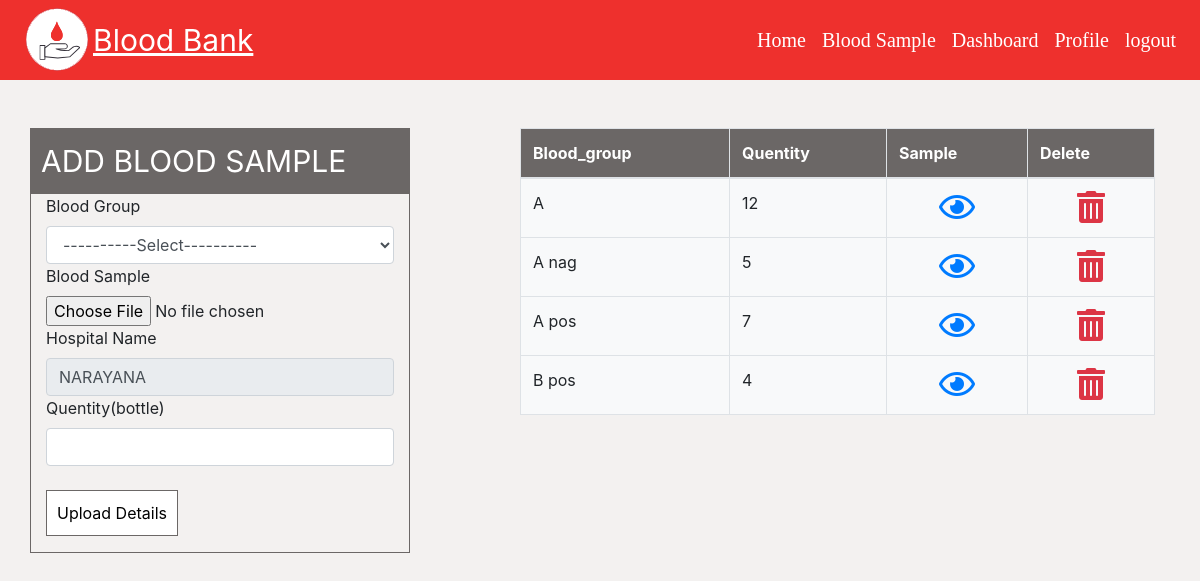
Page /add_blood.php (signed in) on the committed database.
### tables this page shows
CREATE TABLE `hospital_reg` (
  `h_id` varchar(100) NOT NULL,
  `h_name` varchar(100) NOT NULL,
  `email` varchar(50) NOT NULL,
  `phone` bigint(20) NOT NULL,
  `password` varchar(20) NOT NULL,
  `pss_reset` varchar(100) DEFAULT NULL,
  `type` varchar(50) NOT NULL,
  `question` varchar(100) NOT NULL,
  `answer` varchar(100) NOT NULL
);

CREATE TABLE `upload_blood` (
  `b_id` varchar(100) NOT NULL,
  `h_id` varchar(100) NOT NULL,
  `h_name` varchar(100) NOT NULL,
  `b_group` varchar(10) NOT NULL,
  `sample` varchar(400) NOT NULL,
  `qnty` int(11) NOT NULL
);

### add_blood.php (the view, shortened to what this page needs)
<?php
include("navbar.php");
$username = $_SESSION["username"];
$userTable = '';
 ?>
 <!DOCTYPE html>
 <html lang="en">
 <head>
 	<link rel="stylesheet" href="style/dashboard.css">
 </head>
 <body>
 	<div class="container mt-5">
 		<div class="row">
 			<div class="col-md-4 border-form" id="add_blood">
 				<div class="row">
 					<div class="col-md-12 form-header">
 						<span class="add_blood_text">ADD BLOOD SAMPLE</span>
 					</div>
 				</div>
		 		<form action="" method="POST" enctype="multipart/form-data" class="form-group">
		 			<?php
		 				$slt_reg = "SELECT * FROM $userTable WHERE email = '$username'";
		 				if ($sel = mysqli_query($conn,$slt_reg))
		 				{
			 				if($result = mysqli_fetch_array($sel))
			 				{
			 					$hospital = $result["h_name"];
			 					$h_id = $result["h_id"];
			 					?>
			 					<label for="Blood Group">Blood Group</label>
									<select name="blood_group" id="" class="form-control" required="true">
										<option value="">----------Select----------</option>
									</select>
		<label for="Sample Image">Blood Sample</label> <br>
  			<input type="file" name="blood_sample" accept="image/*" required="true" />
		<label for="hospital">Hospital Name</label>
		<input type="text" value='<?php echo strtoupper($hospital); ?>' name='hospital' class='form-control' readonly='true'>
		<label for="quentity">Quentity(bottle)</label>
		<input type="number" name="qnty" class="form-control" required="true">
		<br>
			 					<?php
			 				}
			 				else
			 				{
			 					echo $conn-error;
			 				}
		 				}
		 				else
		 				{
		 					echo $conn->error;
		 				}
		 			 ?>
		 			 <input type="submit" name="details" value="Upload Details" class="form-btn">
		 		</form>
 			</div>
 			<div class="offset-md-1 col-md-7">
 				<div style="overflow-x: auto; height: 100%;">
 					<table class="table table-bordered bg-light">
 						<thead class="form-header">
	 						<tr>
	 							<th>Blood_group</th>
	 							<th>Quentity</th>
	 							<th>Sample</th>
	 							<th>Delete</th>
	 						</tr>
 						</thead>
 						<?php
 							$slt_blood = "SELECT * FROM upload_blood WHERE h_id='$h_id'";
 							if ($result2 = mysqli_query($conn,$slt_blood))
 							{
	 							while ($row = mysqli_fetch_array($result2))
	 							{
	 								$blood_id = $row["b_id"];
	 								echo "<tr>";
	 								?>
										<td><?php echo $row["b_group"]; ?></td>
										<td><?php echo $row["qnty"]; ?></td>
										<td class="text-center">
											<a  href="<?php echo $row["sample"]; ?>" target='_blank'>
												<i class="far fa-eye fa-2x"></i>
											</a>
										</td>
										<td class="text-center">
									<?php
										echo "<a href='add_blood.php?deleteblood=$blood_id'>";
									?>
											<i class="fas fa-trash-alt fa-2x text-danger"></i>
											</a>
										</td>
	 								<?php
	 								echo "</tr>";
	 							}
 							}
 						 ?>
 					</table>
 				</div>
 			</div>
 		</div>
 	</div>
 </body>
 </html>

### style/index.css (style rules this page uses)
body,html { font-family: Adobe Fangsong Std R; }

### style/dashboard.css (style rules this page uses)
.add_blood_text { font-size: 30px; }
.form-header { background-color: #6B6766; color: white; padding: 10px; }
.border-form { border: 1px solid #6B6766; }
.form-btn { border: 1px solid #6B6766; padding: 10px; color: black; background-color: white; }

### add_blood.php (style rules this page uses)
body { background-color: #F3F1F0; }

### rows in the picture
hospital_reg: hospital "NARAYANA"
upload_blood: b_group "A", qnty "12"
upload_blood: b_group "A nag", qnty "5"
upload_blood: b_group "A pos", qnty "7"
upload_blood: b_group "B pos", qnty "4"
